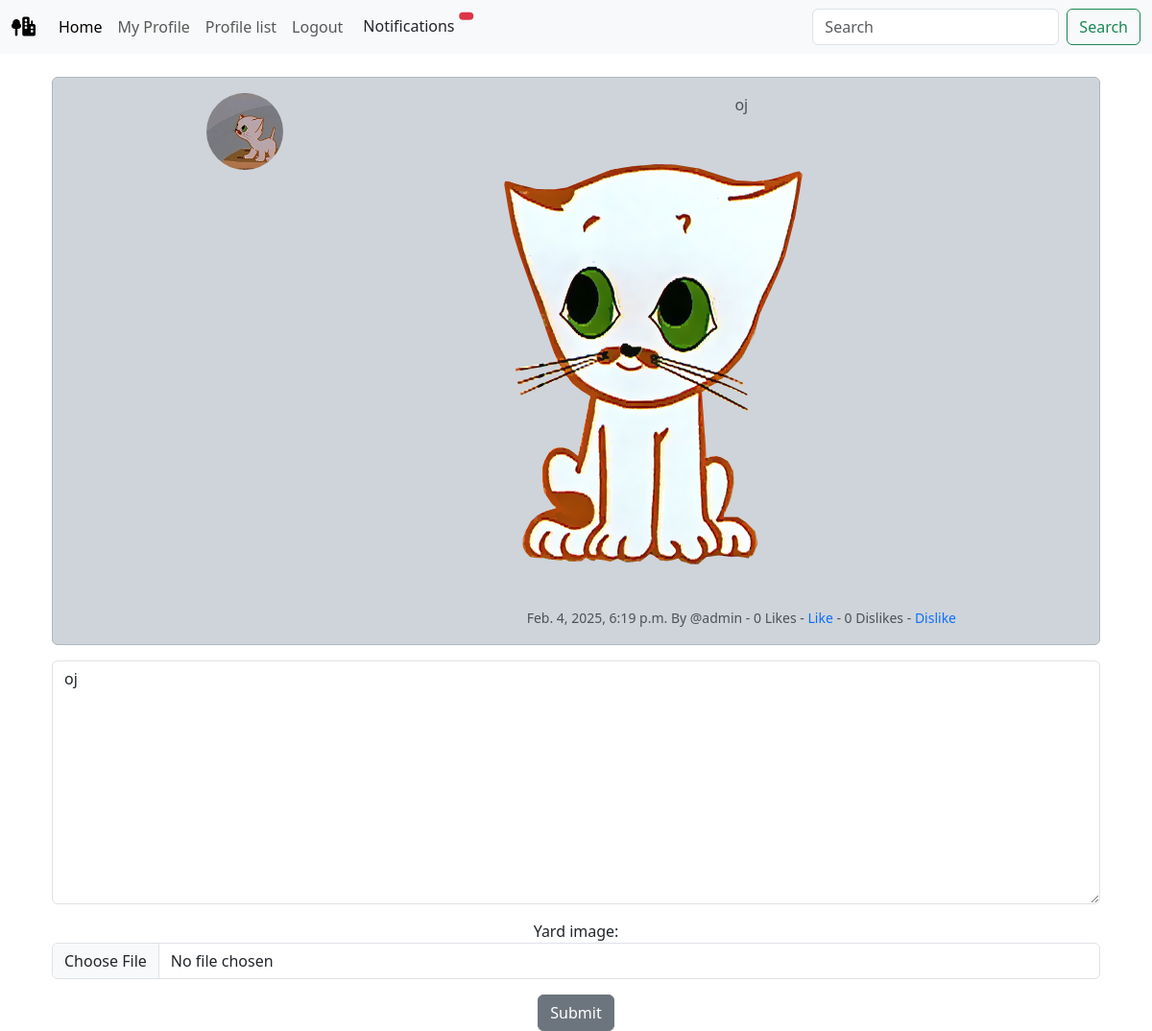
The app's page /yard_edit/56 (signed in) with its own data.
### yard/models.py (models this page shows, shortened)
class Yard(models.Model):
    user = models.ForeignKey(User, related_name="yard", on_delete=models.DO_NOTHING)
    body = models.CharField(max_length=250)
    created_at = models.DateTimeField(auto_now_add=True)
    likes = models.ManyToManyField(User, related_name="yard_like", blank=True)
    dislikes = models.ManyToManyField(User, related_name="yard_dislike", blank=True)
    yard_image = models.ImageField(null=True, blank=True, upload_to="images/yard/")
    def number_of_likes(self):
        return self.likes.count()
    def number_of_dislikes(self):
        return self.dislikes.count()
    class Meta:
        ordering = ['-created_at']

class Profile(models.Model):
    user = models.OneToOneField(User, on_delete=models.CASCADE)
    follows = models.ManyToManyField("self", related_name="followed_by", symmetrical=False, blank=True)
    date_modified = models.DateTimeField(User, auto_now=True)
    profile_image = models.ImageField(blank=True, upload_to="images/profile/", default="default_profile_pic.png")
    profile_bio = models.CharField(null=True, blank=True, max_length=1500)
    homepage_link = models.CharField(null=True, blank=True, max_length=100)
    facebook_link = models.CharField(null=True, blank=True, max_length=100)
    instagram_link = models.CharField(null=True, blank=True, max_length=100)
    linkedin_link = models.CharField(null=True, blank=True, max_length=100)
    youtube_link = models.CharField(null=True, blank=True, max_length=100)

### yard/views.py (the view)
# urls.py: path('yard_edit/<int:pk>', views.YardView.yard_edit, name="yard_edit"),
    def yard_edit(request, pk):
        if request.user.is_authenticated:
            yard = get_object_or_404(Yard, id=pk)
            if request.user.username == yard.user.username:
                form = YardForm(request.POST or None, request.FILES or None, instance=yard)
                if request.method == "POST":
                    if form.is_valid():
                        yards = form.save(commit=False)
                        yards.user = request.user
                        yards.save()
                        messages.success(request, ("It is done!"))
                        return redirect('home')
                else:
                    return render(request, "yard/edit_yard.html", {'form':form, 'yard':yard})
            else:
                messages.success(request, ("not your yard"))
                return redirect('home')
        else:
            messages.success(request, ("Please log in."))
            return redirect('login')

### yard/forms.py
class YardForm(forms.ModelForm):
    body = forms.CharField(required=True, widget=forms.widgets.Textarea(attrs={"placeholder": "Enter your message.", "class":"form-control", "id":"postYard",}), label="", max_length=250, )
    yard_image = forms.ImageField(widget=forms.FileInput(attrs={"class":"form-control"}))
    class Meta:
        model = Yard
        field = ['body', 'yard_image']
        exclude = ("user", "likes", "dislikes",)

### yard/templates/yard/edit_yard.html (shortened to what this page needs)
{% extends 'base.html' %}
{% load static %}
{% block content %}
<div class="container text-center">
<div class="row">
    <div class="col-12">
            <div class="alert alert-dark" role="alert">
            <div class="container">
              <div class="row g-0">
                <div class="col-md-4">
                    {% if yard.user.profile.profile_image %}
                    <img
                      src="{{ yard.user.profile.profile_image.url }}"
                      alt=""
                      class="img-fluid rounded-circle mx-auto d-block avatar"
                    />
                    {% else %}
                    <img
                      src="{% static 'img/default_profile_pic.png' %}"
                      alt="{{yard.user.username}}"
                      class="img-fluid rounded-circle mx-auto d-block avatar"
                    />
                    {% endif %}
                  </div>
                  <div class="col-8">
                        {{ yard.body }}<br/>
                        {% if yard.yard_image %}
                        <img
                          src="{{ yard.yard_image.url }}"
                          alt=""
                          class="img-fluid rmx-auto d-block"
                        />
                        {% endif %}
                        <small class="text-muted">
                            {{ yard.created_at }} By @{{ yard.user.username|lower}}
                            {% if user in yard.likes.all %}
                            - {{yard.number_of_likes}} Likes - <a href="{% url 'yard_like' yard.id %}">Unlike</a>
                            {% else %}
                            - {{yard.number_of_likes}} Likes - <a href="{% url 'yard_like' yard.id %}">Like</a>
                            {% endif %}
                            {% if user in yard.dislikes.all %}
                            - {{yard.number_of_dislikes}} Disikes - <a href="{% url 'yard_dislike' yard.id %}">Undislike</a>
                            {% else %}
                            - {{yard.number_of_dislikes}} Dislikes - <a href="{% url 'yard_dislike' yard.id %}">Dislike</a>
                            {% endif %}
                        </small>
                </div><br/><br/>
              </div>
            </div>
          </div>
        {% if form %}
        <form method=POST enctype="multipart/form-data">
            {{ form.as_p }}
            <button type="submit" class="btn btn-secondary">Submit</button>
        </form>
        {% endif %}
    </div>
</div>
</div>
{% endblock %}

### yard/static/css/style.css (style rules this page uses)
button, a { text-decoration: none !important; }
.avatar { width: 80px !important; height: 80px !important; position: relative !important; object-fit: cover !important; }

### records on screen
Yard: user.profile.profile_image (picture), body "oj", yard_image (picture), created_at "Feb. 4, 2025, 6:19 p.m.", user.username "admin", number_of_likes "0", number_of_dislikes "0"
